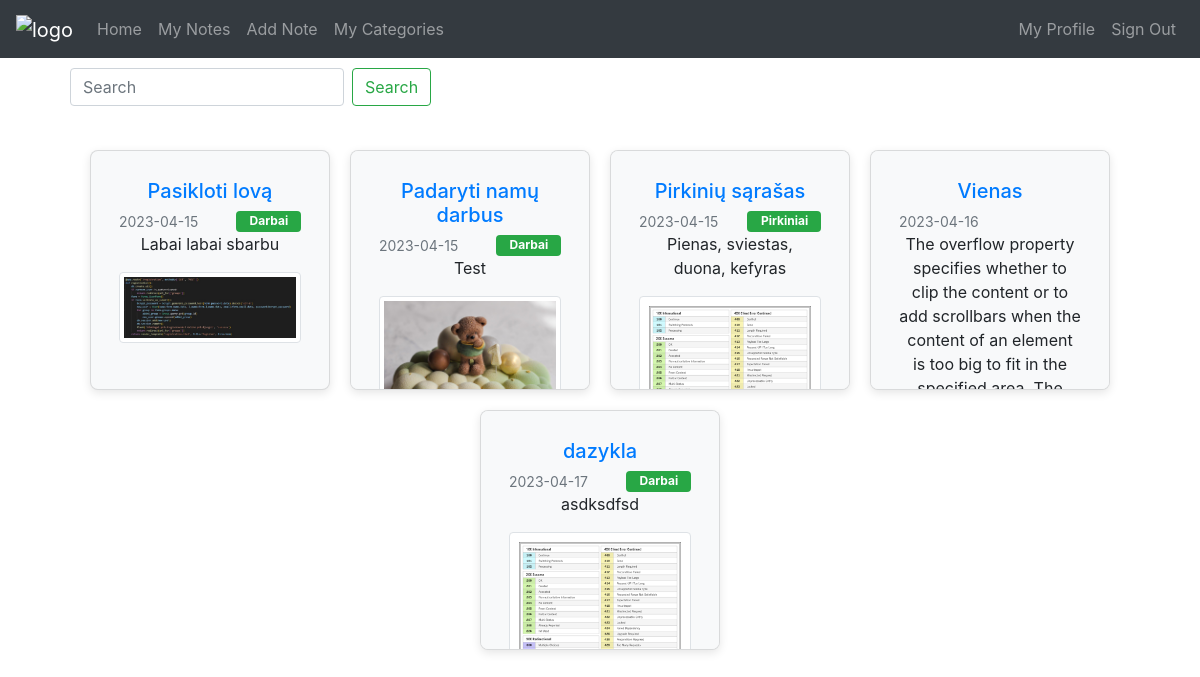
The app's page /notes (signed in) with its own data.
### app.py (models this page shows)
class Note(db.Model):
    __tablename__ = "note"
    id = db.Column(db.Integer, primary_key=True)
    title = db.Column(db.String(100), nullable=False)
    note_picture = db.Column(db.String(20), nullable=True)
    date_posted = db.Column(db.DateTime, nullable=False, default=datetime.utcnow)
    content = db.Column(db.Text, nullable=False)
    user_id = db.Column(db.Integer, db.ForeignKey('user.id'), nullable=False)
    category_id = db.Column(db.Integer, db.ForeignKey("category.id"), nullable=True)
    category = db.relationship("Category")

class Category(db.Model):
    __tablename__ = "category"
    id = db.Column(db.Integer, primary_key=True)
    title = db.Column('Title', db.String(50), nullable=False)
    notes = db.relationship('Note')

### app.py (the view)
@app.route("/notes", methods=['GET','POST'])
@login_required
def notes():
    q = request.args.get('q')
    if q:
        notes = Note.query.filter(Note.title.contains(q))
    else:
        notes = Note.query.all()
    return render_template('notes.html', notes=notes)

### app.py (called while the page is built)
@login_manager.user_loader
def load_user(user_id):
    return User.query.get(int(user_id))

### templates/notes.html (shortened to what this page needs)
{% extends "base.html" %}
{% block content %}
<div class="container text-center">
<div class="text-center" style="margin: 10px">
  <form class="form-inline my-2 my-lg-0" method='GET'>
    <input class="form-control mr-sm-2" type="search" placeholder="Search" name='q'>
    <button class="btn btn-outline-success my-2 my-sm-0" type="submit">Search</button>
  </form>
</div>
</div>
  <br />
  <div class="d-flex flex-wrap justify-content-center">
    {% for note in notes %}
      <div class="card bg-light p-2 flex-fill" style="max-width: 15rem; max-height: 15rem; overflow-y: auto; border-radius: 8px; padding: 10px; margin: 10px; box-shadow: 0 3px 10px rgba(0,0,0,0.1)">
        <div class="card-body text-center">
          <main>
          <h5><a class="card-title" href="{{ url_for('note', note_id=note.id) }}">{{ note.title }}</a></h5>
          <div class="d-flex justify-content-between">
            <small class="text-muted" style="text-align: left;">{{ note.date_posted.strftime('%Y-%m-%d') }}</small>
            {% if note.category %}
            <span class="badge badge-light bg-success" style="display: flex; align-items: center; justify-content: center"><a class="mr-2 text-decoration-none text-white text-center" style="margin-left: 9px; padding: 0;" href="{{ url_for('category', category_id=note.category.id) }}">{{ note.category.title or '' }}</a></span>
            {% endif %}
          </div>
          <p class="card-text">{{ note.content }}</p>
          {% if note.note_picture %}
          <img class="img-responsive img-thumbnail" style="width:100%" src="{{ url_for('static', filename='note_pics/' + note.note_picture) }}">
          {% endif %}
          </main>
        </div>
      </div>
    {% endfor %}
</div>
{% endblock content %}

### templates/base.html (shortened to what this page needs)
<!DOCTYPE html>
<html lang="en">
  <head>
    <link rel="stylesheet" href="https://cdn.jsdelivr.net/npm/bootstrap@4.6.2/dist/css/bootstrap.min.css">
  </head>
  <body>
    <nav class="navbar navbar-expand-md navbar-dark bg-dark">
      <div class="navbar-collapse collapse w-100 order-1 order-md-0 dual-collapse2">
      <a class="navbar-brand" href="/"><img src="https://services.garmin.cn/appsLibraryBusinessServices_v0/rest/apps/abae37aa-df56-47e8-91fd-8b85ad85cba0/icon/935e4a06-3986-4186-8a7e-3bf429ac079e"
        width="40"
        height="40"
        alt="logo"></a>
        <ul class="navbar-nav mr-auto">
          {% if current_user.is_authenticated %}
          <li class="nav-item">
            <a class="nav-link" href="/home">Home</a>
          </li>
          <li class="nav-item">
            <a class="nav-link" href="{{ url_for('notes')}}">My Notes</a>
          </li>
          <li class="nav-item">
            <a class="nav-link" href="{{ url_for('new_note')}}">Add Note</a>
          </li>
          <li class="nav-item">
            <a class="nav-link" href="{{ url_for('categories')}}">My Categories</a>
          </li>
          {% else %}
          <li class="nav-item">
            <a class="nav-link" href="/home">Home</a>
          </li>
          {% endif %}
        </ul>
      </div>
      <div class="navbar-collapse collapse w-100 order-3 dual-collapse2">
        <ul class="navbar-nav ml-auto">
          {% if current_user.is_authenticated %}
            <li class="nav-item">
              <a class="nav-link" href="{{ url_for('profile')}}">My Profile</a>
            </li>
            <li class="nav-item dropdown ml-auto">
              <a class="nav-link" href="{{ url_for('logout')}}">Sign Out</a>
            </li>
          {% endif %}
          </ul>
        </div>
      </nav>
      <div class="container">
        {% block content %}{% endblock %}
      </div>
  </html>

### templates/notes.html (style rules this page uses)
.badge.badge-light.bg-success a { margin-left: 0; padding-left: 0; }

### records on screen
Note: title "Pasikloti lovą", date_posted "2023-04-15", category "Darbai", content "Labai labai sbarbu", note_picture (picture)
Note: title "Padaryti namų darbus", date_posted "2023-04-15", category "Darbai", content "Test", note_picture (picture)
Note: title "Pirkinių sąrašas", date_posted "2023-04-15", category "Pirkiniai", content "Pienas, sviestas, duona, kefyras", note_picture (picture)
Note: title "Vienas", date_posted "2023-04-16", content "The overflow property specifies whether to clip the content or to add scrollbars when the content of an element is too big to fit in the…"
Note: title "dazykla", date_posted "2023-04-17", category "Darbai", content "asdksdfsd", note_picture (picture)
